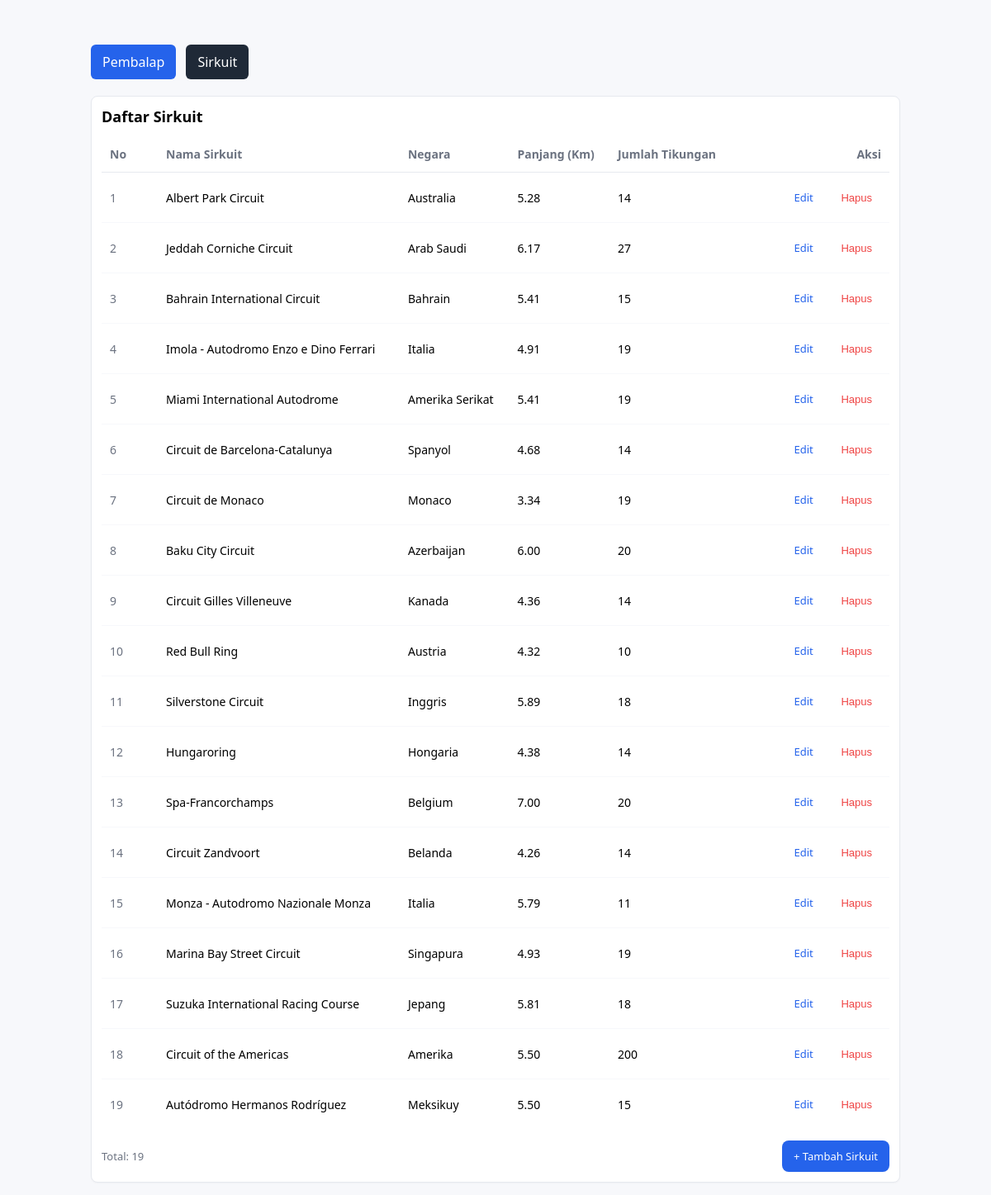
The app's page /index.php?entity=sirkuit with its own data.
### tables this page shows
CREATE TABLE `sirkuit` (
  `id` int(11) NOT NULL,
  `namaSirkuit` varchar(255) NOT NULL,
  `negara` varchar(255) NOT NULL,
  `panjangKm` decimal(5,2) NOT NULL,
  `jumlahTikungan` int(11) NOT NULL
);

### presenters/PresenterSirkuit.php (called while the page is built, shortened)
<?php
include_once(__DIR__ . "/KontrakPresenterSirkuit.php");
include_once(__DIR__ . "/../models/TabelSirkuit.php");
include_once(__DIR__ . "/../models/Sirkuit.php");
include_once(__DIR__ . "/../views/ViewSirkuit.php");
class PresenterSirkuit implements KontrakPresenterSirkuit
{
    private $tabelSirkuit;
    private $viewSirkuit;
    private $listSirkuit = [];
    public function __construct($tabelSirkuit, $viewSirkuit)
    {
        $this->tabelSirkuit = $tabelSirkuit;
        $this->viewSirkuit = $viewSirkuit;
    }
    public function initListSirkuit(): void
    {
        $data = $this->tabelSirkuit->getAllSirkuit();
        $this->listSirkuit = [];
        foreach ($data as $row) {
            $this->listSirkuit[] = new Sirkuit(
                $row['id'],
                $row['namaSirkuit'],
                $row['negara'],
                $row['panjangKm'],
                $row['jumlahTikungan']
            );
        }
    }
    public function tampilkanSirkuit(): string
    {
        return $this->viewSirkuit->tampilSirkuit($this->listSirkuit);
    }
}
?>

### models/Sirkuit.php (called while the page is built, shortened)
<?php
class Sirkuit{
    private $id;
    private $namaSirkuit;
    private $negara;
    private $panjangKm;
    private $jumlahTikungan;
    public function __construct($id, $namaSirkuit, $negara, $panjangKm, $jumlahTikungan){
        $this->id = $id;
        $this->namaSirkuit = $namaSirkuit;
        $this->negara = $negara;
        $this->panjangKm = $panjangKm;
        $this->jumlahTikungan = $jumlahTikungan;
    }
    public function getId(){
        return $this->id;
    }
    public function getNamaSirkuit(){
        return $this->namaSirkuit;
    }
    public function getNegara(){
        return $this->negara;
    }
    public function getPanjangKm(){
        return $this->panjangKm;
    }
    public function getJumlahTikungan(){
        return $this->jumlahTikungan;
    }
}
?>

### models/DB.php (called while the page is built, shortened)
<?php
class DB{
    private $host = "localhost";
    private $db_name = "";
    private $username = "";
    private $password = "";
    private $conn;
    private $result;
    function __construct($host, $db_name, $username, $password) {
        $this->host = $host;
        $this->db_name = $db_name;
        $this->username = $username;
        $this->password = $password;
        $this->conn = $this->connect();
    }
    public function connect() {
        $conn = null;
        try {
            $dsn = "mysql:host={$this->host};dbname={$this->db_name};charset=utf8mb4";
            $options = [
                PDO::ATTR_ERRMODE => PDO::ERRMODE_EXCEPTION,
                PDO::ATTR_DEFAULT_FETCH_MODE => PDO::FETCH_ASSOC,
                PDO::ATTR_EMULATE_PREPARES => false,
            ];
            $conn = new PDO($dsn, $this->username, $this->password, $options);
        } catch (PDOException $exception) {
            throw new RuntimeException("Koneksi gagal: " . $exception->getMessage(), 0, $exception);
        }
        return $conn;
    }
    public function executeQuery($query, $params = []) {
        try {
            $stmt = $this->conn->prepare($query);
            $stmt->execute($params);
            $this->result = $stmt;
            return $stmt;
        } catch (PDOException $e) {
            throw new RuntimeException('Query gagal: ' . $e->getMessage(), 0, $e);
        }
    }
    public function getAllResult() {
        return $this->result->fetchAll(PDO::FETCH_ASSOC);
    }
}
?>

### models/TabelSirkuit.php (called while the page is built, shortened)
<?php
include_once ("models/DB.php");
class TabelSirkuit extends DB implements KontrakModelSirkuit {
    public function getAllSirkuit(): array {
        $query = "SELECT * FROM sirkuit";
        $this->executeQuery($query);
        $result = $this->getAllResult();
        return is_array($result) ? $result : [];
    }
}
?>

### views/ViewSirkuit.php (the view, shortened to what this page needs)
<?php
include_once("models/Sirkuit.php");
class ViewSirkuit implements KontrakViewSirkuit
{
    public function tampilSirkuit($listSirkuit): string
    {
        $templatePath = __DIR__ . '/../template/skin.html';
        $template = file_get_contents($templatePath);
        $template = str_replace(
            'Daftar Pembalap',
            'Daftar Sirkuit',
            $template
        );
        $theadSirkuit = '
            <thead>
                <tr>
                    <th class="col-id">No</th>
                    <th>Nama Sirkuit</th>
                    <th>Negara</th>
                    <th>Panjang (Km)</th>
                    <th>Jumlah Tikungan</th>
                    <th class="col-actions">Aksi</th>
                </tr>
            </thead>
        ';
        $template = preg_replace('/<thead>.*?<\/thead>/s', $theadSirkuit, $template);
        $tbody = '';
        $no = 1;
        foreach ($listSirkuit as $s) {
            $tbody .= "<tr>";
            $tbody .= "<td class='col-id'>{$no}</td>";
            $tbody .= "<td>" . htmlspecialchars($s->getNamaSirkuit()) . "</td>";
            $tbody .= "<td>" . htmlspecialchars($s->getNegara()) . "</td>";
            $tbody .= "<td>" . htmlspecialchars($s->getPanjangKm()) . "</td>";
            $tbody .= "<td>" . htmlspecialchars($s->getJumlahTikungan()) . "</td>";
            $tbody .= "
                <td class='col-actions'>
                   <a href='index.php?entity=sirkuit&screen=edit&id={$s->getId()}' class='btn btn-edit'>Edit</a>
                    <button data-id='{$s->getId()}' class='btn btn-delete'>Hapus</button>
                </td>
            ";
            $tbody .= "</tr>";
            $no++;
        }
        $template = str_replace('', $tbody, $template);
        $template = str_replace('Total:', 'Total: ' . count($listSirkuit), $template);
        $template = str_replace('+ Tambah Pembalap', '+ Tambah Sirkuit', $template);
        $template = str_replace('index.php?screen=add', 'index.php?entity=sirkuit&screen=add', $template);
        return $template;
    }
}
?>

### records on screen
sirkuit: namaSirkuit "Albert Park Circuit", negara "Australia", panjangKm "5.28", jumlahTikungan "14"
sirkuit: namaSirkuit "Jeddah Corniche Circuit", negara "Arab Saudi", panjangKm "6.17", jumlahTikungan "27"
sirkuit: namaSirkuit "Bahrain International Circuit", negara "Bahrain", panjangKm "5.41", jumlahTikungan "15"
sirkuit: namaSirkuit "Imola - Autodromo Enzo e Dino Ferrari", negara "Italia", panjangKm "4.91", jumlahTikungan "19"
sirkuit: namaSirkuit "Miami International Autodrome", negara "Amerika Serikat", panjangKm "5.41", jumlahTikungan "19"
sirkuit: namaSirkuit "Circuit de Barcelona-Catalunya", negara "Spanyol", panjangKm "4.68", jumlahTikungan "14"
sirkuit: namaSirkuit "Circuit de Monaco", negara "Monaco", panjangKm "3.34", jumlahTikungan "19"
sirkuit: namaSirkuit "Baku City Circuit", negara "Azerbaijan", panjangKm "6.00", jumlahTikungan "20"
sirkuit: namaSirkuit "Circuit Gilles Villeneuve", negara "Kanada", panjangKm "4.36", jumlahTikungan "14"
sirkuit: namaSirkuit "Red Bull Ring", negara "Austria", panjangKm "4.32", jumlahTikungan "10"
sirkuit: namaSirkuit "Silverstone Circuit", negara "Inggris", panjangKm "5.89", jumlahTikungan "18"
sirkuit: namaSirkuit "Hungaroring", negara "Hongaria", panjangKm "4.38", jumlahTikungan "14"
sirkuit: namaSirkuit "Spa-Francorchamps", negara "Belgium", panjangKm "7.00", jumlahTikungan "20"
sirkuit: namaSirkuit "Circuit Zandvoort", negara "Belanda", panjangKm "4.26", jumlahTikungan "14"
sirkuit: namaSirkuit "Monza - Autodromo Nazionale Monza", negara "Italia", panjangKm "5.79", jumlahTikungan "11"
sirkuit: namaSirkuit "Marina Bay Street Circuit", negara "Singapura", panjangKm "4.93", jumlahTikungan "19"
sirkuit: namaSirkuit "Suzuka International Racing Course", negara "Jepang", panjangKm "5.81", jumlahTikungan "18"
sirkuit: namaSirkuit "Circuit of the Americas", negara "Amerika", panjangKm "5.50", jumlahTikungan "200"
sirkuit: namaSirkuit "Autódromo Hermanos Rodríguez", negara "Meksikuy", panjangKm "5.50", jumlahTikungan "15"

### other values on screen
preg_replace('/<thead>.*?<\/thead>/s', $theadSirkuit, $template) "Pembalap Sirkuit Daftar Sirkuit Total: 19 + Tambah Sirkuit"
